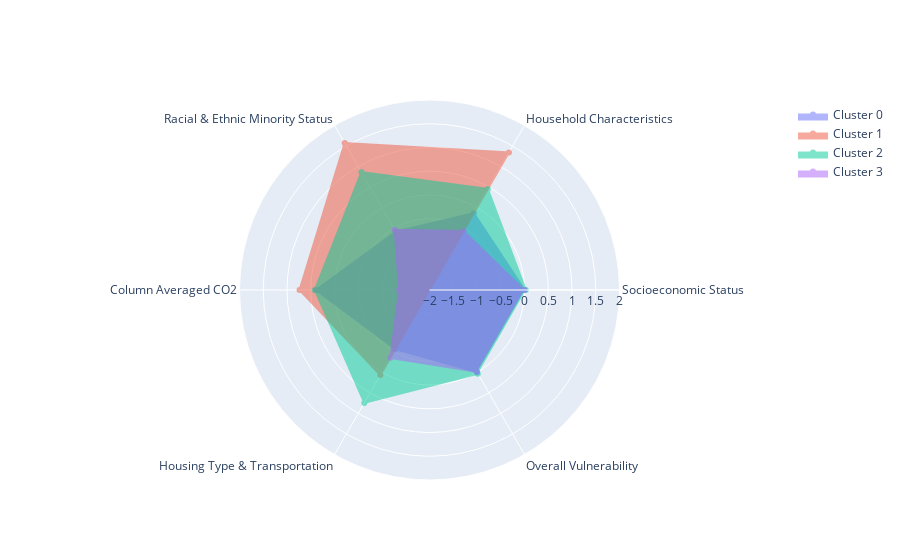

Notebook cell for this chart:
### Markdown cell above
Kmeans_2 Single Radar Plot

### Code cell
#categories = np.array(kmeans_2_grouped.columns)


fig = go.Figure()

#creating a figure
fig.add_trace(go.Scatterpolar(
      r=np.array(kmeans_2_grouped.iloc[0,:]),
      theta=categories,
      fill='toself',
      fillcolor='#636EFA',
      line=dict(color="#636EFA"),
      opacity = 0.5,
      name='Cluster 0'
))

fig.add_trace(go.Scatterpolar(
      r=np.array(kmeans_2_grouped.iloc[1,:]),
      theta=categories,
      fill='toself',
      fillcolor='#EF553B',
      line=dict(color="#EF553B"),
      opacity = 0.5,
      name='Cluster 1'
))

fig.add_trace(go.Scatterpolar(
      r=np.array(kmeans_2_grouped.iloc[2,:]),
      theta=categories,
      fill='toself',
      fillcolor='#00CC96',
      line=dict(color="#00CC96"),
      opacity = 0.5,
      name='Cluster 2'
))

fig.add_trace(go.Scatterpolar(
      r=np.array(kmeans_2_grouped.iloc[3,:]),
      theta=categories,
      fill='toself',
      fillcolor='#AB63FA',
      line=dict(color="#AB63FA"),
      opacity = 0.5,
      name='Cluster 3'
))


fig.update_layout(
  polar=dict(
    radialaxis=dict(
      visible=True,
      #range=[0, 5]
    )),
  showlegend=True
)

fig.update_polars(radialaxis=dict(visible=True,range=[-2, 2]))



fig.show()

plotly.offline.plot(fig, filename='images/radar.html', auto_play = False)

### Figure 1 — Plotly figure (JSON) as saved in the notebook; plotly's stock layout.template omitted (floating-point values rounded to 4 significant figures)
{"data": [{"fill": "toself", "fillcolor": "#636EFA", "line": {"color": "#636EFA"}, "name": "Cluster 0", "opacity": 0.5, "r": [0.003915, -0.1334, -0.58, 0.3881, -0.5627, -0.002881], "theta": ["Socioeconomic Status", "Household Characteristics", "Racial & Ethnic Minority Status", "Column Averaged CO2", "Housing Type & Transportation", "Overall Vulnerability"], "type": "scatterpolar"}, {"fill": "toself", "fillcolor": "#EF553B", "line": {"color": "#EF553B"}, "name": "Cluster 1", "opacity": 0.5, "r": [-32.31, 1.344, 1.572, 0.7366, 0.06923, -32.31], "theta": ["Socioeconomic Status", "Household Characteristics", "Racial & Ethnic Minority Status", "Column Averaged CO2", "Housing Type & Transportation", "Overall Vulnerability"], "type": "scatterpolar"}, {"fill": "toself", "fillcolor": "#00CC96", "line": {"color": "#00CC96"}, "name": "Cluster 2", "opacity": 0.5, "r": [0.0283, 0.4557, 0.8661, 0.4128, 0.7442, 0.03512], "theta": ["Socioeconomic Status", "Household Characteristics", "Racial & Ethnic Minority Status", "Column Averaged CO2", "Housing Type & Transportation", "Overall Vulnerability"], "type": "scatterpolar"}, {"fill": "toself", "fillcolor": "#AB63FA", "line": {"color": "#AB63FA"}, "name": "Cluster 3", "opacity": 0.5, "r": [-0.01023, -0.568, -0.5355, -1.362, -0.3513, -0.01072], "theta": ["Socioeconomic Status", "Household Characteristics", "Racial & Ethnic Minority Status", "Column Averaged CO2", "Housing Type & Transportation", "Overall Vulnerability"], "type": "scatterpolar"}], "layout": {"polar": {"radialaxis": {"range": [-2, 2], "visible": true}}, "showlegend": true}}
